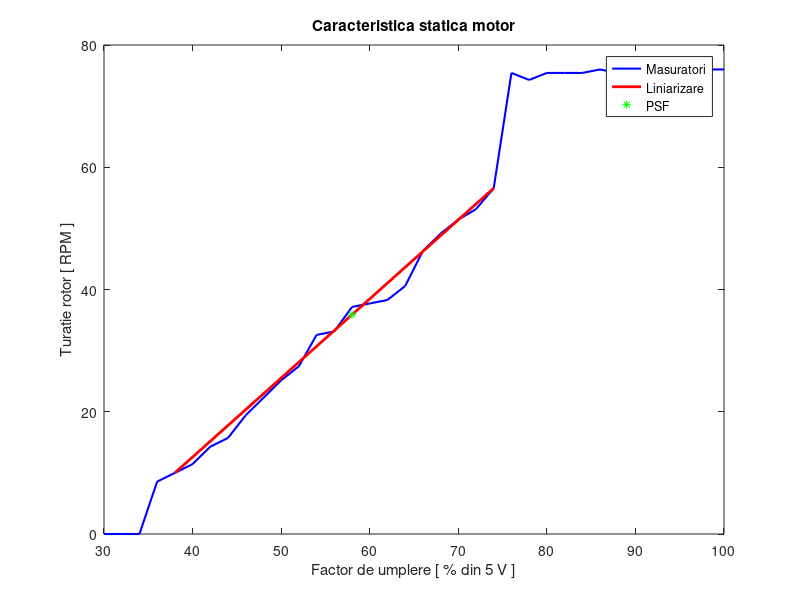

Source code (MATLAB):
% valorile factorilor de umplere ale semnalului PWM ce controleaza
% motorul, corespondente unor tensiuni de 5 * factor de umplere / 100 V
u = 30:2:100;

% turatia motorului in regim stationar pentru un factor de umplere dat
y = [0 0 0 8.5714283 10 11.4285717 14.2857151 15.71428594 19.4285717 22.2857151 25.1428585 27.4285736 32.5714302 33.1428604 37.1428604 37.7142868 38.285717 40.5714302 46.285717 49.1428604 51.4285736 53.1428604 56.5714302 75.4285736 74.2857208 75.4285736 75.4285736 75.4285736 76 75.4285736 76.571434 76.571434 76 76.571434 76 76];

% observam ca pentru comenzi mai mici de 36% curentul furnizat motorului nu
% este suficient de mare cat sa invinga frecarile statice, iar pentru
% comenzi mai mari de 74% motorul intra in saturatie. In rest,
% caracteristica statica motorului este liniara, asa ca vom opera in 
% intervalul 38% - 74%, alegand punctul static de functionare la mijlocul 
% acestui interval, si anume 58%

%calculam panta si offsetul aferente caracteristicii liniarizate
panta = (y(23) - y(5)) / (u(23) - u(5));
offset = y(5);
disp("Panta : " + panta);
disp("Offset : " + offset);


figure('Name',"Caracteristica statica a motorului", 'NumberTitle', 'off');
plot(u,y,'LineWidth',1.5,'Color','b');
hold on;
plot([u(5),u(23)],[y(5),y(23)],'LineWidth',2,'Color','r');
plot(u(15),offset + (u(15) - u(5)) * panta,"*g");
xlabel('Factor de umplere [ % din 5 V ]');
ylabel('Turatie rotor [ RPM ]');
legend('Masuratori','Liniarizare','PSF');
title('Caracteristica statica motor');
hold off;